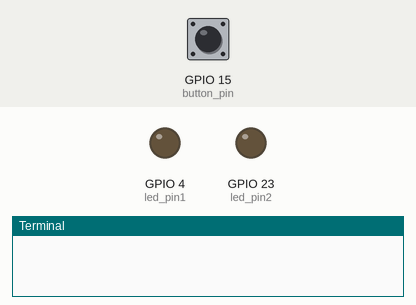
Recording of a program running on a simulated Raspberry Pi (BCM pin numbers). Shown: output pins drawn as LEDs (lit = HIGH), the last lines printed to the terminal. The inputs (shaded band) are chosen by the test bench; at power-on: GPIO 15 (button_pin) LOW.

Above: at 1.2 s.
1.3 s: GPIO 15 (button_pin) pulled HIGH for 0.15 s
At 1.9 s:
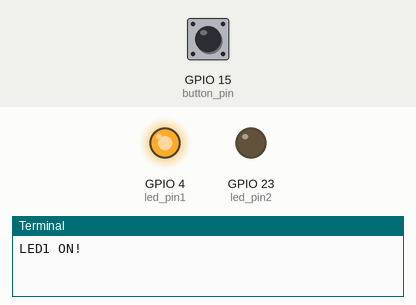
2.9 s: GPIO 15 (button_pin) pulled HIGH for 1 s
At 4.3 s:
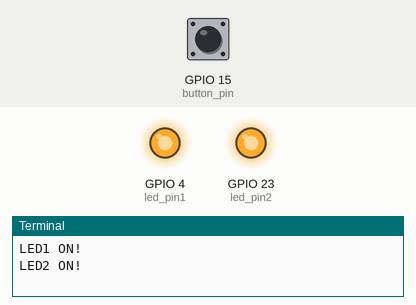
5.4 s: GPIO 15 (button_pin) pulsed HIGH 5 times (0.12 s each, 0.3 s apart)
At 5.8 s:
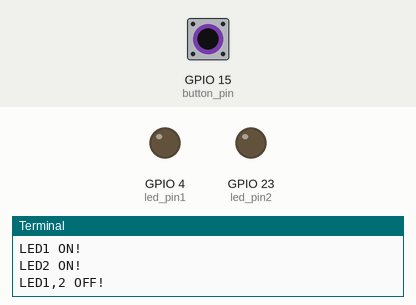
8.4 s: GPIO 15 (button_pin) pulled HIGH for 3.2 s
At 9.7 s:
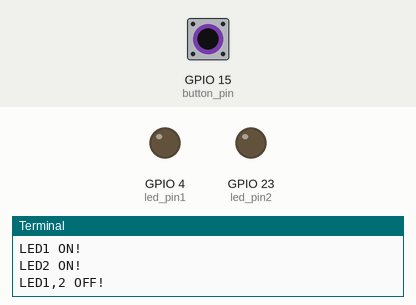
Timing chart, 0 to 11.4 s (numbered marks = the images above; inputs shaded):
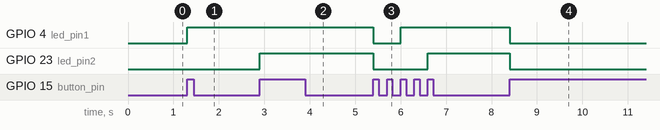

Measured:
- after the input at 1.3 s, GPIO 4 (led_pin1): LOW → HIGH at once
- after the input at 2.9 s, GPIO 23 (led_pin2): LOW → HIGH at once
- after the input at 5.4 s, GPIO 4 (led_pin1): HIGH → LOW at once, → HIGH 0.60 s later; GPIO 23 (led_pin2): HIGH → LOW at once, → HIGH 1.2 s later
- after the input at 8.4 s, GPIO 4 (led_pin1), GPIO 23 (led_pin2): HIGH → LOW at once

The program:

ex01.py
```python
#-*-coding:utf-8-*-

# 필요한 라이브러리를 불러옵니다.
import RPi.GPIO as GPIO
import time

# 사용할 GPIO핀의 번호를 선정합니다.
button_pin = 15
led_pin1 = 4
led_pin2 = 23
count = 0

 # 불필요한 warning 제거
GPIO.setwarnings(False)
# GPIO핀의 번호 모드 설정
GPIO.setmode(GPIO.BCM)
# 버튼 핀의 INPUT설정 , PULL DOWN 설정
GPIO.setup(button_pin, GPIO.IN, pull_up_down=GPIO.PUD_DOWN)
# LED 핀의 OUT설정
GPIO.setup(led_pin1, GPIO.OUT)
GPIO.setup(led_pin2, GPIO.OUT)

# button_callback 함수를 정의합니다.
def button_callback(channel):
    global count
    count = count+1

    if count == 1:  # LED 불이 꺼져있을때
        GPIO.output(led_pin1,1)   # LED ON
        GPIO.output(led_pin2,0)
        print("LED1 ON!")
    elif count == 2:
        GPIO.output(led_pin1,1)
        GPIO.output(led_pin2,1)  # LED OFF
        print("LED2 ON!")
    elif count == 3:
        GPIO.output(led_pin1,0)  # LED OFF
        GPIO.output(led_pin2,0)  # LED OFF
        print("LED1,2 OFF!")
        count = 0


# Event 알림 방식으로 GPIO 핀의 Rising 신호를 감지하면 button_callback 함수를 실행합니다. 300ms 바운스타임을 설정하여 잘못된 신호를 방지합니다.
GPIO.add_event_detect(button_pin,GPIO.RISING,callback=button_callback, bouncetime=300)

while 1:
    time.sleep(0.1)  # 0.1초 딜레이
```
